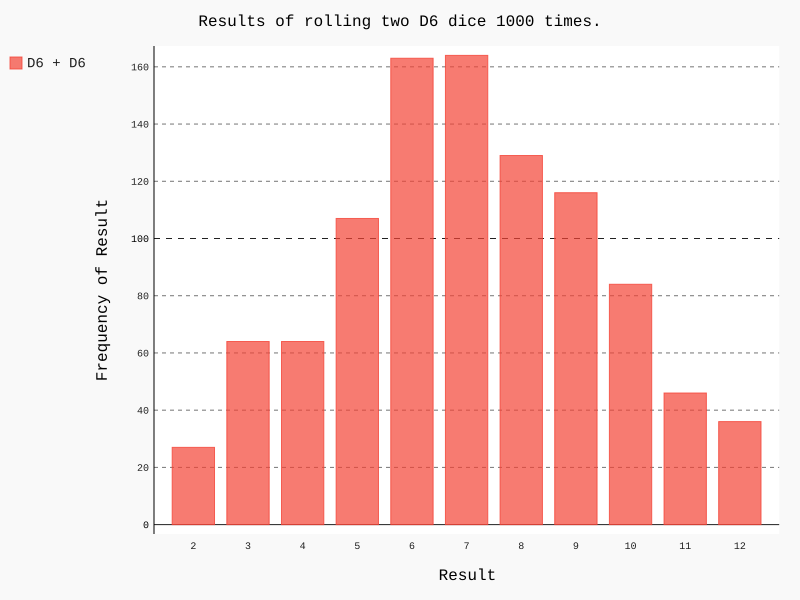

This chart was generated by the following Python code:
import pygal
from die import Die
output_dir = "/home/choupi/D/codes/python_crash_course/generating_data/rolling_dice_with_pygal/"
# Create a D6.
die_1 = Die()
die_2 = Die()

# Make some rolls, and store results in a list.
results = []
for roll_num in range(1000):
    result = die_1.roll() + die_2.roll()
    results.append(result)

# Analyze the results.
frequencies = []
max_result = die_1.num_sides + die_2.num_sides
for value in range(2, max_result + 1):
    frequency = results.count(value)
    frequencies.append(frequency)

# Visualize the results.
hist = pygal.Bar()

hist.title = "Results of rolling two D6 dice 1000 times."
hist.x_labels = ['2', '3', '4', '5', '6', '7', '8', '9', '10','11', '12']
hist.x_title = "Result"
hist.y_title = "Frequency of Result"

hist.add('D6 + D6', frequencies)
hist.render_to_file('{}dice_visual.svg'.format(output_dir))
print frequencies

# print(results)
